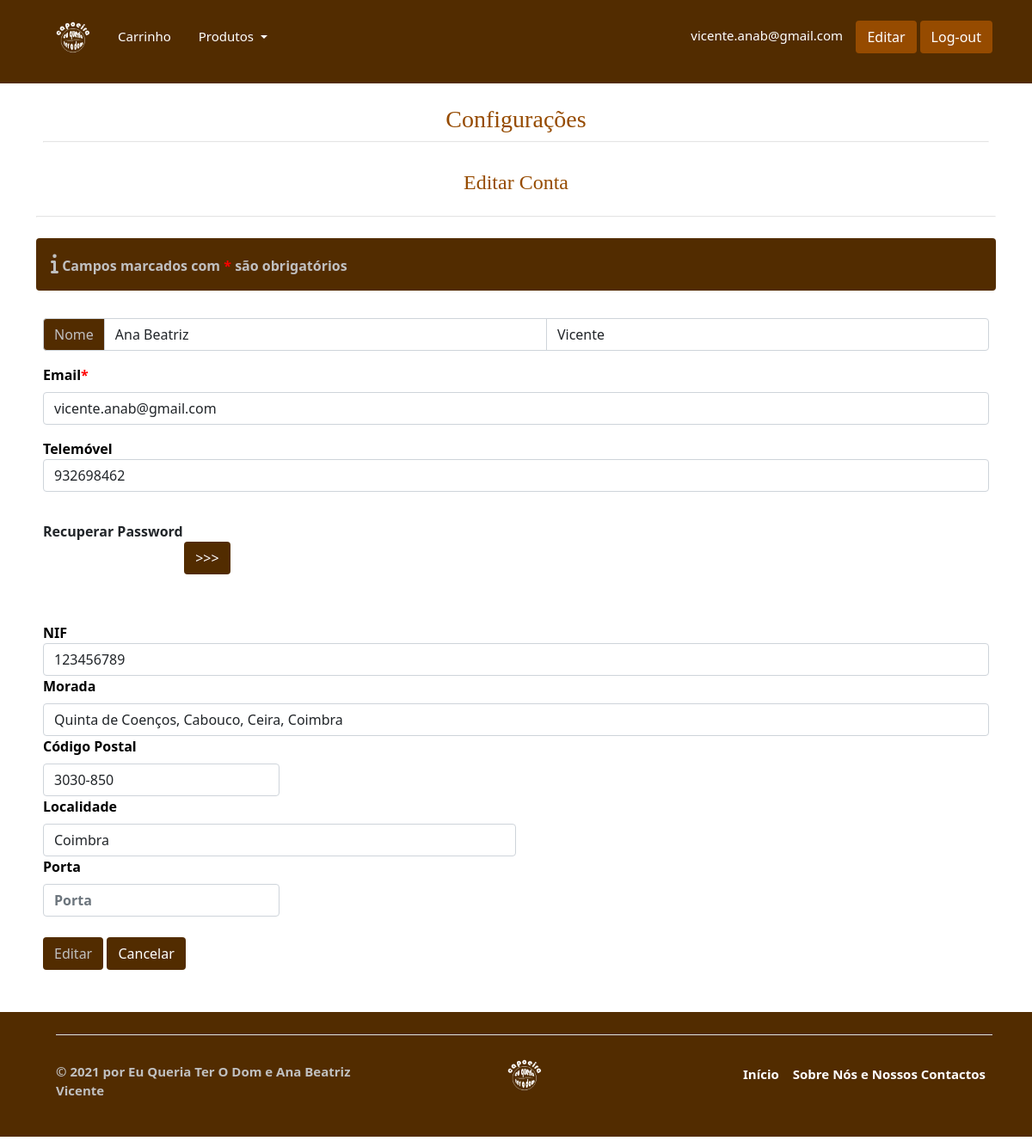
The page /editar.php (signed in) on the database its author committed.
### tables this page shows
CREATE TABLE utilizadores (
	ID  			INT NOT NULL AUTO_INCREMENT PRIMARY KEY,
	Tipo_ID			INT,
	Nome 			Varchar(255),
	Apelido         Varchar(255),
	Email 			Varchar(255) NOT NULL,
	`Password` 		Varchar(255) NOT NULL,
	Telemovel       INT,
	NIF             INT,
	Morada			Varchar(255),
	CodPostal		Varchar(255),
	Localidade		Varchar(255),
	Porta           Varchar(255),
	EstadoConta     INT DEFAULT 0,
	token 			Varchar(50),
	
	FOREIGN KEY (Tipo_ID) REFERENCES tipos_utilizador(ID)
);

### inc/database.php (called while the page is built, shortened)
<?php
	function GetUtilizador($ID)
	{
		$registo = null;
		try
		{
			$db = new PDO('mysql:host=' . DB_SERVER . ';dbname=' . DB_NAME . ';charset=utf8', DB_USER, DB_PASSWORD);
		}
		catch (PDOException $e)
		{
			echo "Ocorreu o seguinte erro: " . $e->getMessage() . "<br/>";
			die();
		}
        $stmt = $db->prepare('SELECT * FROM utilizadores WHERE ID = ?');
        $stmt->bindValue(1, $ID, PDO::PARAM_INT);
		if ($stmt->execute())
		{
			$registo = $stmt->fetch();
		}
		return $registo;
	}
?>

### editar.php (the view, shortened to what this page needs)
<?php
	require_once 'inc/database.php';
?>
<!DOCTYPE html>
<html lang="pt">
<head>
	<?php require_once 'inc/header.php'; ?>
</head>
<body>
<?php require_once('inc/navbar.php'); ?>
<div class="margens">
	<h3 class="centro">Configurações</h3>
	<hr>
	<br>
    <div id="divEditarUser">
		<?php
			$utilizador = NULL;
			if ($_SERVER['REQUEST_METHOD'] == 'GET')
			{
				if (isset($_SESSION["Utilizador_ID"]))
				{
					if (is_numeric($_SESSION["Utilizador_ID"]))
					{
						$ID = (int) $_SESSION["Utilizador_ID"];
						$utilizador = GetUtilizador($ID);
					}
				}
			}
		?>
	<form id="formEditarUtilizadores" name="DadosUtilizadores" class="form form-horizontal row g-3" action="<?php echo $_SERVER['PHP_SELF']; ?>" method="POST" role="form">
		<h4 class="centro">Editar Conta</h4>
		<hr>
		<div class="alert castanho-escuro" role="alert">
			<i style='font-size:24px' class='fas'>&#xf129;</i>
			<strong>Campos marcados com <span style='color:#ff0000'>*</span> são obrigatórios</strong>
		</div>
		<div class="input-group <?php if (!empty($ErroNome)) { ?>has-error<?php } ?> <?php if (!empty($ErroApelido)) { ?>has-error<?php } ?>">
			<span class="input-group-text castanho-escuro">Nome</span>
			<input name="Nome" type="text" aria-label="First name" class="form-control" value="<?php if (!empty($utilizador['Nome'])) echo $utilizador['Nome']; ?>" maxlength="1000" class="form-control" placeholder="Nome">
			<input name="Apelido" type="text" aria-label="Last name" class="form-control" value="<?php if (!empty($utilizador['Apelido'])) echo $utilizador['Apelido']; ?>" maxlength="1000" class="form-control" placeholder="Apelido">
		</div>
		<div class="form-group <?php if (!empty($ErroEmail)) { ?>has-error<?php } ?>">
			<label for="inputEmail" class="form-label">Email<span style='color:#ff0000'>*</span></label>
			<input name="Email" type="email" class="form-control" id="inputEmail" placeholder="example@gmail.com" value="<?php if (!empty($utilizador['Email'])) echo $utilizador['Email']; ?>">
		</div>
		<div class="form-group <?php if (!empty($ErroTelemovel)) { ?>has-error<?php } ?>">
			<label for="telemovel" class="col-sm-2 control-label">Telemóvel</label>
			<div class="col-xs-2">
				<input type="text" name="Telemovel" value="<?php if (!empty($utilizador['Telemovel'])) echo $utilizador['Telemovel']; ?>" maxlength="9" class="form-control" placeholder="Telemóvel" />
			</div>
		</div>
		<br><br><br><br>
		<p>
			<b> Recuperar Password <b>
			<a class="btn castanho-escuro" href="recuperar-password.php"> >>> </a>
		</p>
		<br>
		<div class="form-group <?php if (!empty($ErroNIF)) { ?>has-error<?php } ?>">
			<label for="nif" class="col-sm-2 control-label">NIF</label>
			<div class="col-xs-2">
				<input type="text" name="NIF" value="<?php if (!empty($utilizador['NIF'])) echo $utilizador['NIF']; ?>" maxlength="100" class="form-control" placeholder="NIF" />
			</div>
		</div>
		<div class="form-group">
			<label for="inputMorada" class="form-label">Morada</label>
			<input name="Morada" type="text" class="form-control" id="inputMorada" placeholder="Morada" value="<?php if (!empty($utilizador['Morada'])) echo $utilizador['Morada']; ?>">
		</div>
		<div class="col-md-3">
			<label for="inputCodPostal" class="form-label">Código Postal</label>
			<input name="CodPostal" type="text" class="form-control" id="inputCodPostal" placeholder="xxxx-xxx" value="<?php if (!empty($utilizador['CodPostal'])) echo $utilizador['CodPostal']; ?>">
		</div>
		<div class="col-md-6">
			<label for="inputLocalidade" class="form-label">Localidade</label>
			<input name="Localidade" type="text" class="form-control" id="inputLocalidade" placeholder="Localidade" value="<?php if (!empty($utilizador['Localidade'])) echo $utilizador['Localidade']; ?>">
		</div>
		<div class="col-md-3">
			<label for="inputPorta" class="form-label">Porta</label>
			<input name="Porta" type="porta" class="form-control" id="inputPorta" placeholder="Porta" value="<?php if (!empty($utilizador['Porta'])) echo $utilizador['Porta']; ?>">
		</div>
		<div class="col-12">
			<button type="submit" class="btn castanho-escuro">Editar</button>
			<a class="btn castanho-escuro" href="index.php">Cancelar</a>
				</div>
	</form>
    </div>
</div>
	<?php require_once('inc/footer.php'); ?>
</body>
</html>

### css/style.css (style rules this page uses)
body, header, .card ,.margens, .modal-body1, input { background-color: white !important; }
input { background-color: white !important; }
.castanho-escuro { background-color: #522c00 !important; color:rgb(192, 192, 192); }
a:link, a:visited, a:hover, a:active { color: white; text-decoration: none; cursor: pointer; }
p { display: block; margin-top: 1em; margin-bottom: 1em; margin-left: 0; margin-right: 0; }
h1, h2, h3, h4, h5, h6 { font-family: "Bauhaus 93"; color: #964b00; }
.margens { margin-right:25px; margin-left:25px; padding:25px; }
.centro { text-align: center; }
::placeholder, label, .negrito { color: black; font-weight: bold; opacity: 1; }
* { box-sizing: border-box; }
hr { display: block; margin-top: 0.5em; margin-bottom: 0.5em; margin-left: auto; margin-right: auto; border-style: inset; border-width: 1px; background-color:black; color: black; }

### rows shown on the page
utilizadores: Nome "Ana Beatriz", Apelido "Vicente", Email "vicente.anab@gmail.com", Telemovel "932698462", NIF "123456789", Morada "Quinta de Coenços, Cabouco, Ceira, Coimbra", CodPostal "3030-850", Localidade "Coimbra"

### other values the page prints
$_SESSION["Email"] "vicente.anab@gmail.com"
